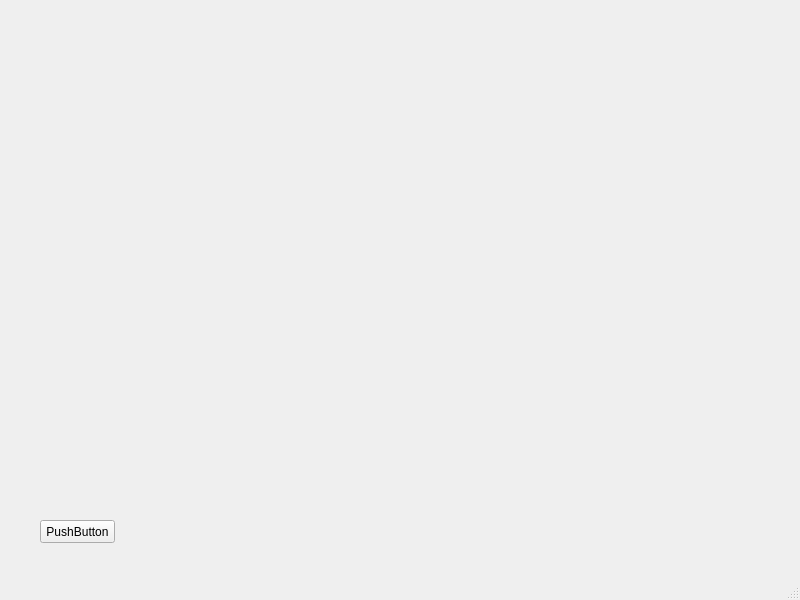
<?xml version="1.0" encoding="UTF-8"?>
<ui version="4.0">
 <class>MainWindow</class>
 <widget class="QMainWindow" name="MainWindow">
  <property name="geometry">
   <rect>
    <x>0</x>
    <y>0</y>
    <width>800</width>
    <height>600</height>
   </rect>
  </property>
  <property name="windowTitle">
   <string>MainWindow</string>
  </property>
  <widget class="QWidget" name="centralwidget">
   <widget class="QPushButton" name="createButton">
    <property name="geometry">
     <rect>
      <x>40</x>
      <y>520</y>
      <width>75</width>
      <height>23</height>
     </rect>
    </property>
    <property name="text">
     <string>PushButton</string>
    </property>
   </widget>
  </widget>
  <widget class="QMenuBar" name="menubar">
   <property name="geometry">
    <rect>
     <x>0</x>
     <y>0</y>
     <width>800</width>
     <height>21</height>
    </rect>
   </property>
  </widget>
  <widget class="QStatusBar" name="statusbar"/>
 </widget>
 <resources/>
 <connections/>
</ui>
